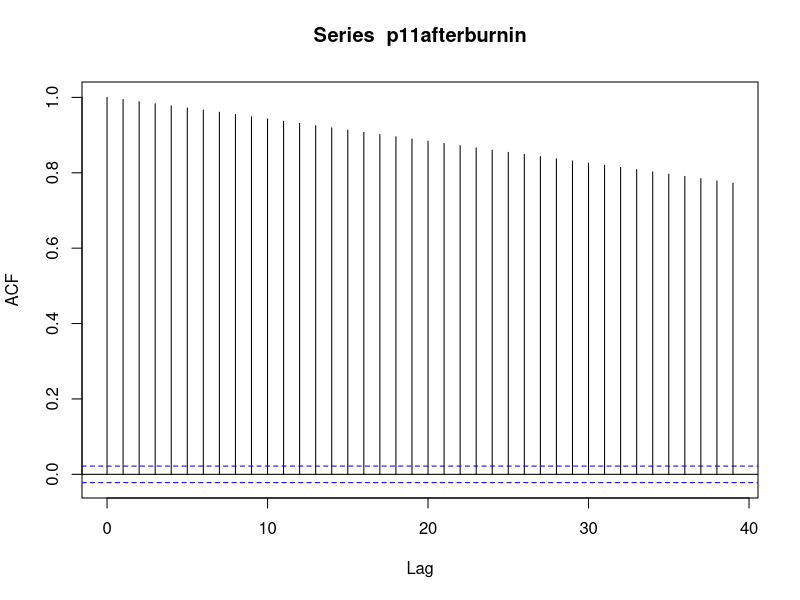
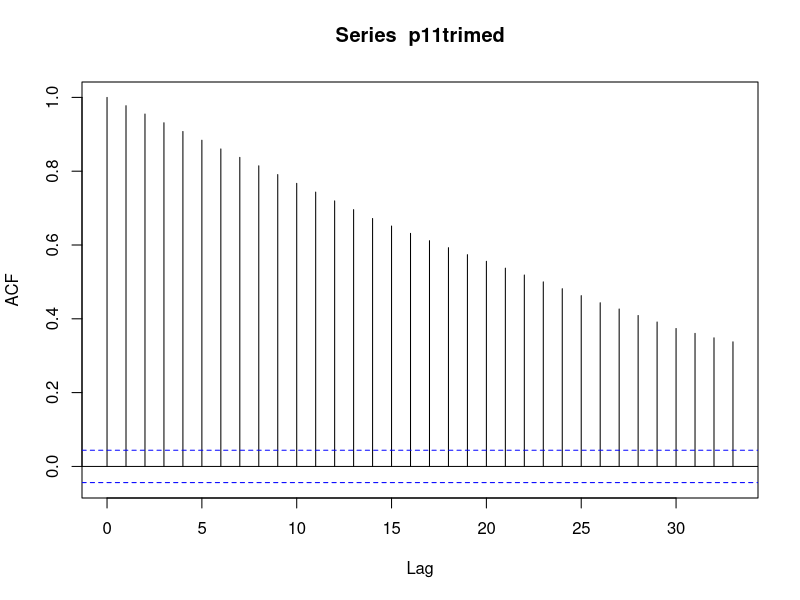
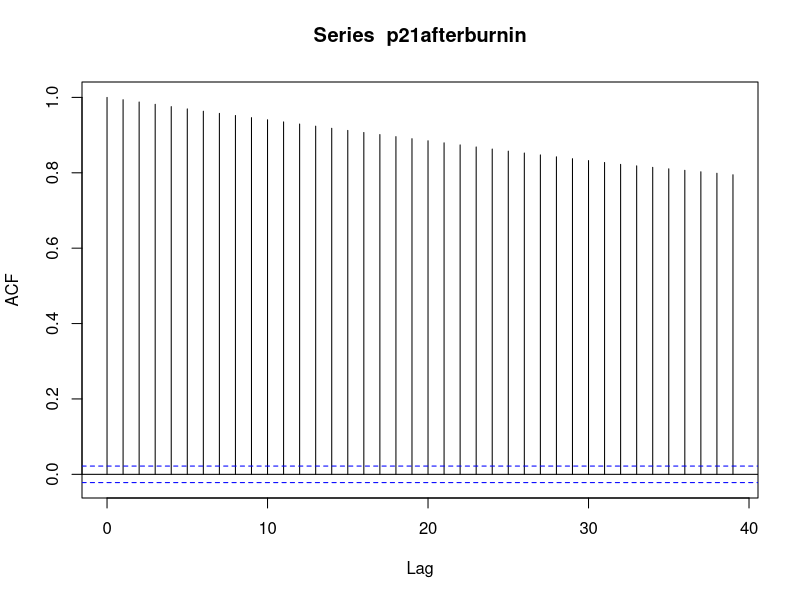
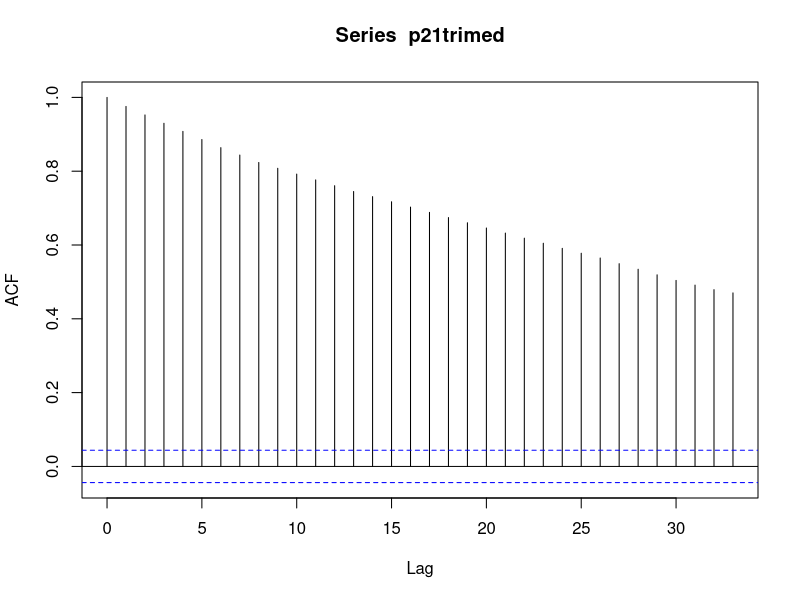
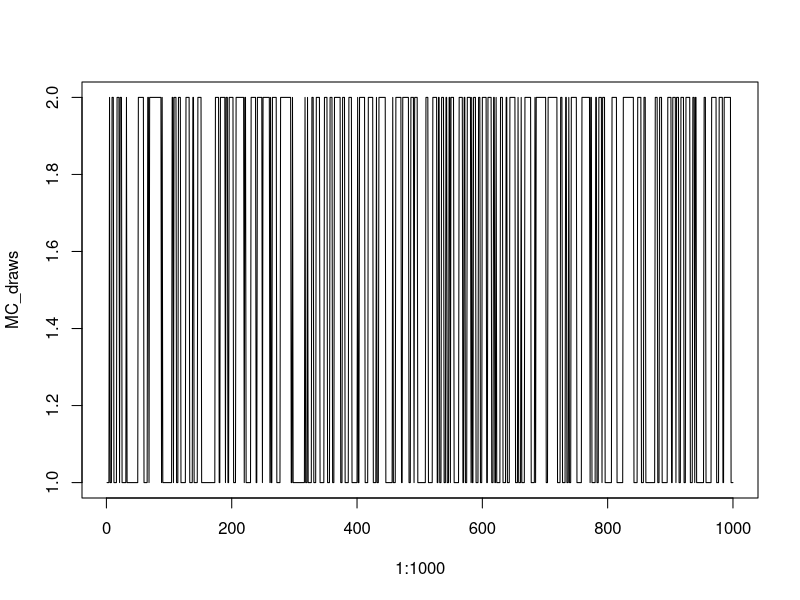
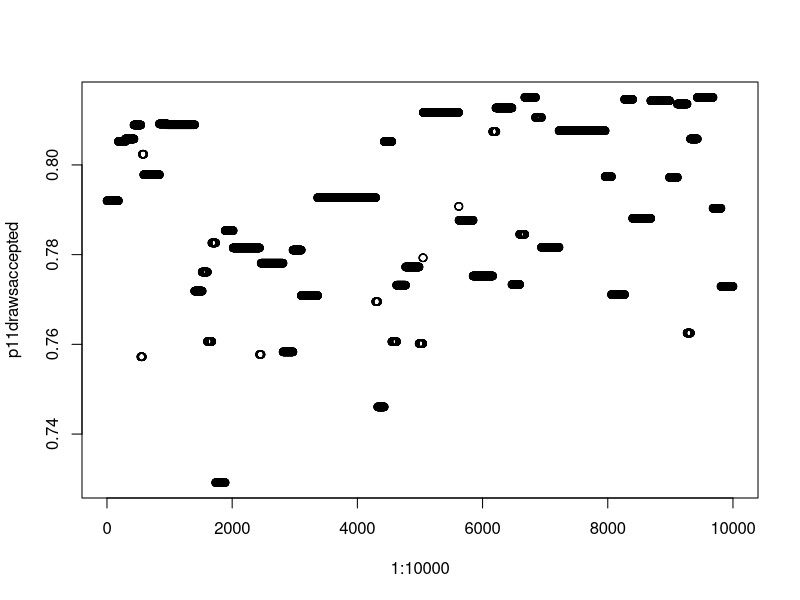
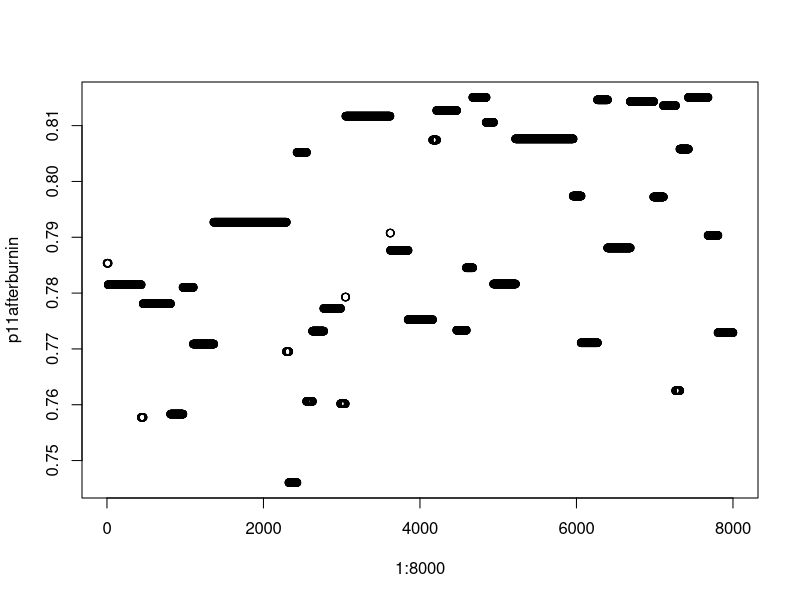
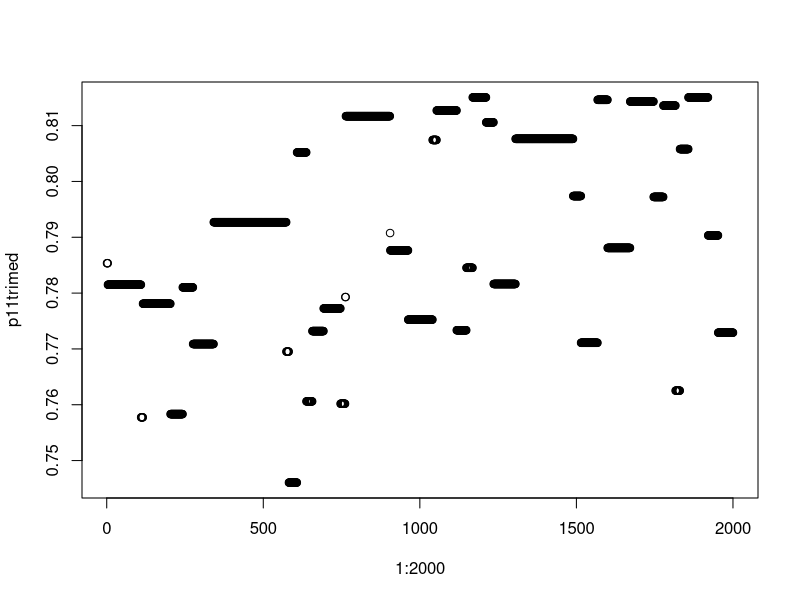

Reproduce these figures in R, in order.
#Does Metropolis-Hasting algorithm work well on 
#the simulated data from the first order Markov chain model?
#Name: Eunji Kim(i6073884) with: Wen Xu(i6054652)
#Date: 25/01/2018

set.seed(123) # setting random seed 12345 to be able to replicate results

#input: x is old(scalar)
#       y is new(scalar)
#output: qx is the density of (y|x) of first order markov chain model
fn_MarkovChain <- function(x,y){
  qx            <- 0
  qx[y==1 & x==1] =  0.8 #true p11 is 0.8
  qx[y==2 & x==1] =  0.2 #true p12 is 0.2
  qx[y==1 & x==2] =  0.2 #true p21 is 0.2
  qx[y==2 & x==2] =  0.8 #true p22 is 0.8
  return(qx)
}  

#to draw 1 observation from the above Markov chain model we defined
#input:  x is  last draw(scalar)
#output: y is new draw(scalar)
fn_draw1obs <- function(x){
  prob          <- fn_MarkovChain(x,x) # probability(new draw=last draw)=0.7
  tmp          <- runif(1)            
  if(tmp<=prob){ y=x }
  else{ y=3-x }
  return(y) #if tmp <= 0.8, new draw is same as the old draw. 
            #Otherwise new draw is different from the old draw
}

#then, draw N observation from the above Markov chain model
#we first initialize the first observation on our own.
#input:  initial value, sample size N
#output: N observation in one vector
fn_drawNobs <- function(Initial,N){
  MCdraws=rep(0,N)      
  MCdraws[1]=Initial
  for(i in 2:N){
    MCdraws[i]=fn_draw1obs(MCdraws[i-1]) }
  return(MCdraws)
}
MC_draws=fn_drawNobs(1,1000) #we simulate 1000 observation with initial value 1

#log likelihood of single pair
#input:  ynew is new draw(scalar)
#        ypast: old draw(scalar)
#        p11,p21
#output: log likelihood 
oneloglikeli <-function(ynew, ypast, p11, p21){
  if(ypast==1){
    l=(p11^(2-ynew))*(1-p11)^(ynew-1)}
  if(ypast!=1 && ypast==2){
    l=(p21^(2-ynew))*(1-p21)^(ynew-1)}
  l=log(l)
  return (l)
}

#log likelihood of n observations
#input:  chain is N draws(vector)
#        p11,p12
#output: log likelihood
loglikeli <-function(chain, p11, p21){
  N=length(chain)
  ini=1
  L=oneloglikeli(chain[1],ini,p11,p21)
  
  for(i in 2:N){L=L+oneloglikeli(chain[i],chain[i-1],p11,p21)}
  return (L)
}

#the density of the flat prior
#input:  p11,p12
#output: density of prior
fn_flatprior <- function(p11,p21){
  p=0
  if(p11>=0 && p11<=1 && p21>=0 && p21<=1)
    p =1
  return (p)
}

#log of posterior density
#input:  n draws(1xn vector)
#output: log of posterior
log_posterior <-function(Mchain, p11, p21){
  L=log(fn_flatprior(p11, p21)) + loglikeli(Mchain, p11, p21)
  return (L)
}

#the candidate is the same as flat prior
#draw one candidate(1 pair of p11 and p21) from uniform distribution
#note that we dont use this in our program
draw1Candi_unif <- function(){
  p <-c(0,0)
  p[1]<- runif(1)            
  p[2]<- runif(1)
  return(p)
}

#draw one candidate(1 pair of p11 and p21) from normal distribution
#output: p is vector of 2 elements (p11, p21)
draw1Candi_normal <-function(meancandi){
  p=c(2,2) #c(2,2) doesn't have any meaning. just make us to run the while loop that
           #initial value of p[1] and p[2] are not probabilities
  while(p[1]<0 || p[1]>1|| p[2]<0|| p[2]>1){
    p[1]=rnorm(1,meancandi[1],1)
    p[2]=rnorm(1,meancandi[2],1)
  }
  return (p)
}

# Function to get `acceptance probability'
# input:  logpx_old [scalar] log of target density values for last draw
#         qx_old [scalar] candidate density values for last draw
#         logpx_new [scalar] log oftarget density values for new draw
#         qx_new [scalar] candidate density values for new draw
# output: alpha  [scalar] acceptance probability
fn_acc_prob <- function(logpx_old,logpx_new,qx_old,qx_new){
  tmp   <- logpx_new-logpx_old+log(qx_old)-log(qx_new)
  logalpha <- min(tmp,log(1))
  alpha=exp(logalpha)
  return(alpha)
}

# MH steps:
n <- 10000  #number of draws

# initialize algorithm
p11drawsaccepted<-rep(0,10000) #storage of vectors for the accepted draws of p11
p21drawsaccepted<-rep(0,10000) #for p21
p11draws<-rep(0,10000) #storage of vectors for the candidate dtwas of p11
p21draws<-rep(0,10000) #for p21

#storage of vectors of alphas from MH algorithm
alphalist <- rep(0,10000)

counter <- 0 # counter for number of accepted draws

#approximate MLE p11 and p21
#find the starting value for p11 and p21
Diff=rep(0,999)

Diff=MC_draws[1:999]-MC_draws[2:1000]

ini21=sum(Diff==1)  #2 jump to 1
ini12=sum(Diff==-1) #1 jump to 2

inip12=ini12/sum(MC_draws==1) #approximate p12
inip11=1-inip12
inip21=ini21/sum(MC_draws==2) #approximate p21

old_draws=rep(0,2)
old_draws[1]=inip11 #starting value for p11
old_draws[2]=inip21 #for p21

inip11
inip21

#for loop
for(i in 1:n){
  # Step 1: draw from the candidate density  
  new_draws = draw1Candi_normal(c(inip11,inip21)) #get one random vector of (p11,p21)
  
  # Step 2: get acceptance rate 
  px_old <- log_posterior(MC_draws, old_draws[1], old_draws[2])
  px_new <- log_posterior(MC_draws, new_draws[1], new_draws[2])
  qx_old <- dnorm(old_draws[1],inip11,1,log=FALSE)*dnorm(old_draws[2],inip21,1,log=FALSE)
  qx_new <- dnorm(new_draws[1],inip11,1,log=FALSE)*dnorm(new_draws[2],inip21,1,log=FALSE)
  
  # get probability of alpha
  alpha  <- fn_acc_prob(px_old,px_new,qx_old,qx_new)
  ###record alpha
  alphalist[i]<-alpha
  
  # Step 3: accept draw with probability alpha
  if(runif(1)<=alpha){
    counter = counter + 1         # increase count of accepted draws
    old_draws   = new_draws       # accept new draw
  }
  
  # Step 4: store draws (repeated or accepted)
  p11drawsaccepted[i] = old_draws[1]
  p11draws[i]=new_draws[1]          #store all the draws p11 from candidate density
  p21drawsaccepted[i] = old_draws[2]
  p21draws[i]=new_draws[2]          #store all the draws p21 from candidate density
}

counter

##burn in 
p11afterburnin<-rep(0,8000) #make a new vector to store the draws after burn in
p21afterburnin<-rep(0,8000)

for(i in 1:8000){
  p11afterburnin[i]=p11drawsaccepted[2000+i]
  p21afterburnin[i]=p21drawsaccepted[2000+i]
}

#trim
p11trimed<-rep(0,2000)     #make a new vector to store the draws after trim
p21trimed<-rep(0,2000)

for(i in 1:2000){
  p11trimed[i]=p11afterburnin[4*i] #keep 1 for each 5 draws
  p21trimed[i]=p21afterburnin[4*i]
}

#to check autocorrelation before/after trimming
acf(p11afterburnin)
acf(p11trimed)
acf(p21afterburnin)
acf(p21trimed)

#########
mean(p11drawsaccepted)
mean(p21drawsaccepted)

mean(p11trimed) #true value 0.8
var(p11trimed)
quantile(p11trimed,seq(0,1,0.05))

mean(p21trimed) #true value 0.2
var(p21trimed)
quantile(p21trimed,seq(0,1,0.05))

p12trimed=1-p11trimed
mean(p12trimed) #true value 0.2
var(p12trimed)
quantile(p12trimed,seq(0,1,0.05))

p22trimed=1-p21trimed
mean(p22trimed) #true value 0.8
var(p22trimed)
quantile(p22trimed,seq(0,1,0.05))

#calculate w1 and w2
w1=p11trimed/p21trimed
w2=p12trimed/p22trimed
mean(w1)
var(w1)
quantile(w1,seq(0,1,0.05)) #true value 0.8/0.2


########
plot(1:1000,MC_draws,type="l")
plot(1:10000, p11drawsaccepted)
plot(1:8000, p11afterburnin)
plot(1:2000, p11trimed)
plot(1:10000, p21drawsaccepted)
plot(1:8000, p21afterburnin)
plot(1:2000, p21trimed)
plot(seq(0,1,0.05),quantile(p11trimed,seq(0,1,0.05)))
plot(seq(0,1,0.05),quantile(p21trimed,seq(0,1,0.05)))
plot(seq(0,1,0.05),quantile(p12trimed,seq(0,1,0.05)))
plot(seq(0,1,0.05),quantile(p22trimed,seq(0,1,0.05)))
plot(1:2000, w1)
plot(1:2000, w2)

# PRINT SUMMARY 
cat('Metropolis Hasting algorithm',fill=TRUE)

cat('True value of p11:', '0.8',fill=TRUE)
cat('Mean of MH p11',mean(p11trimed),fill=TRUE)
cat('Variance of MH p11',var(p11trimed),fill=TRUE)

cat('True value of p12:', '0.2',fill=TRUE)
cat('Mean of MH p12',mean(p12trimed),fill=TRUE)
cat('Variance of MH p12',var(p12trimed),fill=TRUE)

cat('True value of p21:', '0.2',fill=TRUE)
cat('Mean of MH p21',mean(p21trimed),fill=TRUE)
cat('Variance of MH p21',var(p21trimed),fill=TRUE)

cat('True value of p22:', '0.8',fill=TRUE)
cat('Mean of MH p22',mean(p22trimed),fill=TRUE)
cat('Variance of MH p22',var(p22trimed),fill=TRUE)

cat('True value of w1 (p11/p21):', 0.8/0.2,fill=TRUE)
cat('Mean of MH w1',mean(w1),fill=TRUE)
cat('Variance of MH w1',var(w1),fill=TRUE)
cat('Credible interval of MH w1',quantile(w1,c(0.05,0.95)),fill=TRUE)

cat('True value of w2 (p12/p22):', 0.2/0.8,fill=TRUE)
cat('Mean of MH w2',mean(w2),fill=TRUE)
cat('Variance of MH w2',var(w2),fill=TRUE) 
cat('Credible interval of MH w2',quantile(w2,c(0.05,0.95)),fill=TRUE)

cat('Total simulation from MH:',n,fill=TRUE)
cat('The number of draws accepted in the application of MH algorithm',counter,fill=TRUE)
cat('acceptance rate:',counter/n,fill=TRUE)

